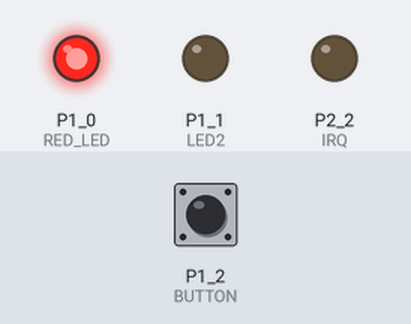
Bench run of a sketch on a simulated TI MSP430 LaunchPad. Shown: output pins drawn as LEDs (lit = HIGH). The inputs (shaded band) are chosen by the test bench; at power-on: P1_2 (BUTTON) HIGH.

Above: at 1.2 s.
1.3 s: P1_2 (BUTTON) pulled LOW for 0.15 s
At 1.37 s:
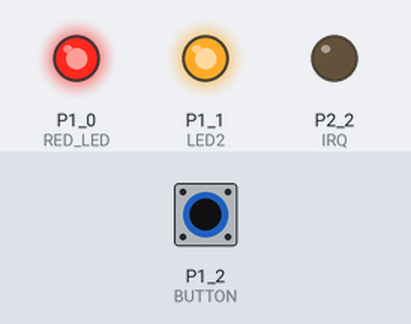
2.9 s: P1_2 (BUTTON) pulled LOW for 3.2 s
At 6.5 s:
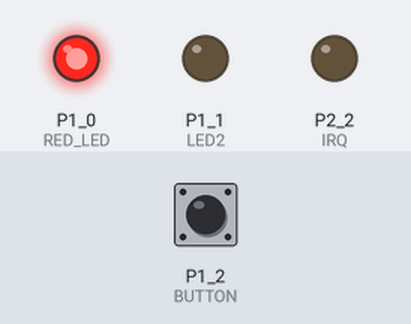
Timing chart, 0 to 8.0 s (numbered marks = the images above; inputs shaded):
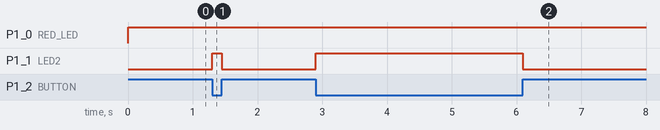

The sketch:

debug1.ino
```cpp
//#include <Mirf.h>
//#include <MirfHardwareSpiDriver.h>
//#include <MirfSpiDriver.h>
//#include <nRF24L01.h>
//#include <SPI.h>
/*
Turns on LED1 and LED2 is toggled by the switch
 */

#define RED_LED P1_0
#define LED2 P1_1
#define BUTTON P1_2
//---------------
#define SS P2_0
#define CE P2_1
#define SCK P3_0
#define MOSI P3_1
#define MISO P3_2
#define IRQ P2_2
//---------------
#define test0 P2_4//random pin that is not connected
#define test1 P1_1//pin that is connected to LED2
//SPI pin configuration


int buttonState = 0;
int val = 0;
void setup() {
  // initialize the digital pin as an output.
  // Pin 14 has an LED connected on most Arduino boards:
  //Serial.begin(115200);
  //SPI.begin();
  //pinMode(SS,OUTPUT);
  pinMode(test0,INPUT);
  pinMode(test1,INPUT);
  pinMode(CE,OUTPUT);
  pinMode(SS,OUTPUT);
  pinMode(IRQ,OUTPUT);
  pinMode(RED_LED, OUTPUT);
  pinMode(LED2,OUTPUT);
  pinMode(BUTTON, INPUT);
  //digitalWrite(RED_LED,LOW);
  //digitalWrite(LED2,HIGH);
}

void loop() {
  //Serial.println(bitRead(PORTA,0));
  //val = bitRead(P2OUT,IRQ);
  //digitalWrite(LED2,HIGH);
  //val = P2IN & 0b00000100;
  //digitalWrite(RED_LED,val);
  //P1OUT &= 0b00000001;
  //P1OUT &= 0b00000001;
  //if(val)
    //P1OUT |= 0b00000001;
    //digitalWrite(RED_LED,val);
  //else{
    //P1OUT |= 0b00000000;

  //}


  buttonState = digitalRead(BUTTON);
  if(buttonState == LOW){
    digitalWrite(LED2,HIGH);
  }
  else{
    digitalWrite(LED2,LOW);
    digitalWrite(RED_LED,HIGH);
  }
  //digitalWrite(SS,LOW);
  //SPI.transfer(0);//to send register locaton
  //SPI.transfer(255);//to send value to register
  //digitalWrite(SS,HIGH);

  //digitalWrite(RED_LED, HIGH);   // set the LED on
  //delay(1000);              // wait for a second
  //digitalWrite(RED_LED, LOW);    // set the LED off
  //delay(1000);              // wait for a second
}
```

Measured:
- after the input at 1.3 s, P1_1 (LED2): LOW → HIGH at once, → LOW 0.15 s later
- after the input at 2.9 s, P1_1 (LED2): LOW → HIGH at once, → LOW 3.2 s later
